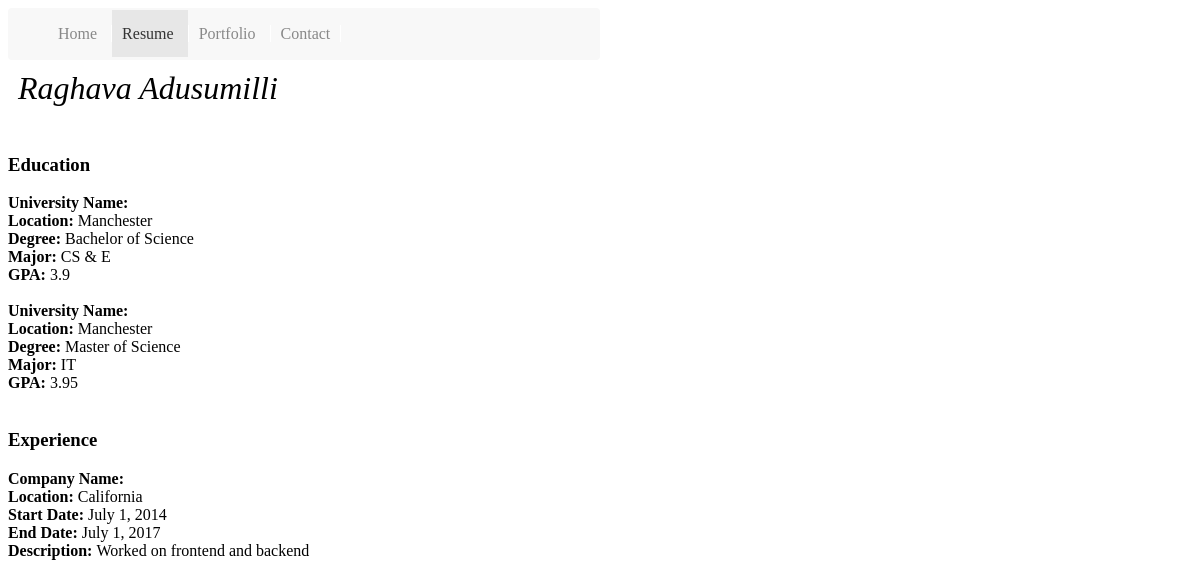
Screenshot of /resume/ with the database file from the repository.
### resume/models.py (models this page shows, shortened)
class Education(models.Model):
    resume = models.ForeignKey(Resume, on_delete=models.CASCADE, default=1)
    institution_name = models.CharField(max_length=255, null=False, blank=False)
    location = models.CharField(max_length=100, null=False, blank=False)
    degree = models.CharField(max_length=100, null=False, blank=False)
    major = models.CharField(max_length=100, blank=False)
    gpa = models.FloatField(blank=False)

class Experience(models.Model):
    resume = models.ForeignKey(Resume, on_delete=models.CASCADE, default=1)
    title = models.CharField(max_length=255, null=False, blank=False)
    location = models.CharField(max_length=100, null=False, blank=False)
    start_date = models.DateField(auto_now=False, auto_now_add=False, null=False, blank=False)
    end_date = models.DateField(auto_now=False, auto_now_add=False, null=False, blank=False)
    description = models.TextField(null=False, blank=False)

### resume/views.py (the view)
# urls.py: path("resume/", include("resume.urls", namespace="resume")),
def resume(request):
    exp_set = exp.objects.all().order_by("-end_date")
    edu_set = edu.objects.all()
    return render(request, "resume/resume.html",
        context={"exp_set": exp_set, "edu_set": edu_set})

### resume/templates/resume/resume.html
{% extends "base.html" %}
{% block content %}
  <div class="page-heading"> Raghava Adusumilli </div>
  <br />
  <h3> Education </h3>
  {% for edu in edu_set %}
    <div class="line-heading">University Name: </div>{{ edu.university_name }} <br />
    <div class="line-heading">Location: </div>{{ edu.location }} <br />
    <div class="line-heading">Degree: </div>{{ edu.degree }} <br />
    <div class="line-heading">Major: </div>{{ edu.major }} <br />
    <div class="line-heading">GPA: </div>{{ edu.gpa }} <br />
    <br />
  {% endfor %}
  <h3> Experience </h3>
  {% for exp in exp_set %}
    <div class="line-heading">Company Name: </div>{{ exp.company }} <br />
    <div class="line-heading">Location: </div>{{ exp.location }} <br />
    <div class="line-heading">Start Date: </div>{{ exp.start_date }} <br />
    <div class="line-heading">End Date: </div>{{ exp.end_date }} <br />
    <div class="line-heading">Description: </div>{{ exp.description }} <br />
    <br />
  {% endfor %}
{% endblock %}

### templates/base.html (shortened to what this page needs)
{% load static %}
<!DOCTYPE Html>
<html>
  <head>
    <link rel="stylesheet" href="{% static "css/index.css" %}"
  </head>
  <body>
    <div id="navbar">
      <ul id="menu-items">
        <li class="menu-item">
          <a href="{% url "home" %}" {% if request.path == "/" %} class="active" {% endif %}>
            Home
          </a>
        </li>
        <li class="menu-item">
          <a href="{% url "resume:resume" %}" {% if request.path|slice:"1:-1" == "resume" %} class="active" {% endif %}>
            Resume
          </a>
        </li>
        <li class="menu-item">
          <a href="{% url "portfolio" %}" {% if request.path|slice:"1:-1" == "portfolio" %} class="active" {% endif %}>
            Portfolio
          </a>
        </li>
        <li class="menu-item">
          <a href="{% url "contact" %}" {% if request.path|slice:"1:-1" == "contact" %} class="active" {% endif %}>
            Contact
          </a>
        </li>
      </ul>
    </div>
    <div id="container">
      <div id="content">
        {% block content %}{% endblock %}
      </div>
    </div>
  </body>
</html>

### static/css/index.css (style rules this page uses)
#navbar { background-color: #f8f8f8; border-color: #e7e7e7; border-radius: 4px; width: 50%; padding: 1px 0 1px 0; }
#navbar > ul > li { display: inline; border-right: 1px solid white; }
#navbar > ul > li > a { text-decoration: none; color: #888; padding: 15px 10px 15px 10px; }
#navbar > ul > li > a.active { background-color: #e7e7e7; color: #333; }
.line-heading { font-weight: bold; display: inline; }
.page-heading { font-size: 2em; font-style: italic; margin: 10px 10px 10px 10px; }

### rows the page displays
Education: location "Manchester", degree "Bachelor of Science", major "CS & E", gpa "3.9"
Education: location "Manchester", degree "Master of Science", major "IT", gpa "3.95"
Experience: location "California", start_date "July 1, 2014", end_date "July 1, 2017", description "Worked on frontend and backend"
